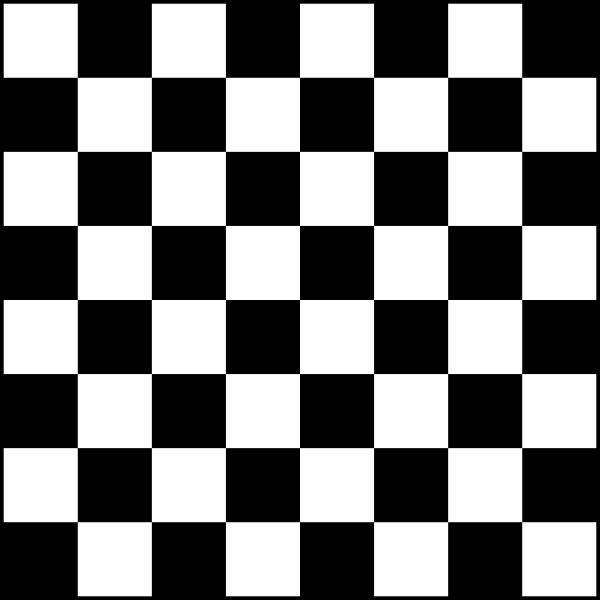
#> input picture assets/chessboard.png, 1200 x 1200 px (shown at 1/2 size)
$ python tut6.py
#> lines starting #> are read from the running program, lines starting #| are printed output that depends on the picture; after the words box and inside, x2 and y2 are one past the last pixel; in counts of white or black regions, pixels touching at a corner belong together
import numpy as np
import cv2

img = cv2.imread('assets/chessboard.png')
#> img is the input picture: shape (1200, 1200, 3); min 0, max 255, mean 124.4
img = cv2.resize(img, (0,0), fx=0.65, fy=0.65)
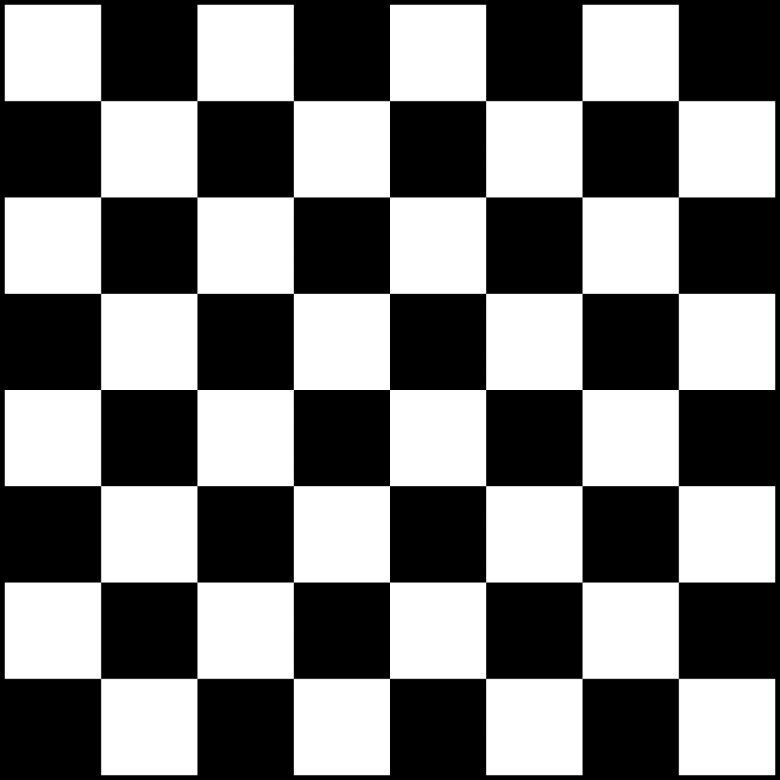
#> img: shape (780, 780, 3); min 0, max 255, mean 124.4
gray = cv2.cvtColor(img, cv2.COLOR_BGR2GRAY)

corners = cv2.goodFeaturesToTrack(gray, 100, 0.01, 15)
#> corners = 79 rows, first 8: [390, 390], [486, 390], [293, 389], [389, 486], [390, 293], [294, 485], [485, 294], [485, 485]
corners = np.int0(corners)
for corner in corners:
    x,y = corner.ravel()
    cv2.circle(img, (x,y), 5, (255,0,0), -1)
#> this loop made 79 passes
#> (x, y) on passes 1 to 12: (390, 390), (486, 390), (293, 389), (389, 486), (390, 293), (294, 485), (485, 294), (485, 485), (294, 294), (678, 390), (101, 390), (390, 678)
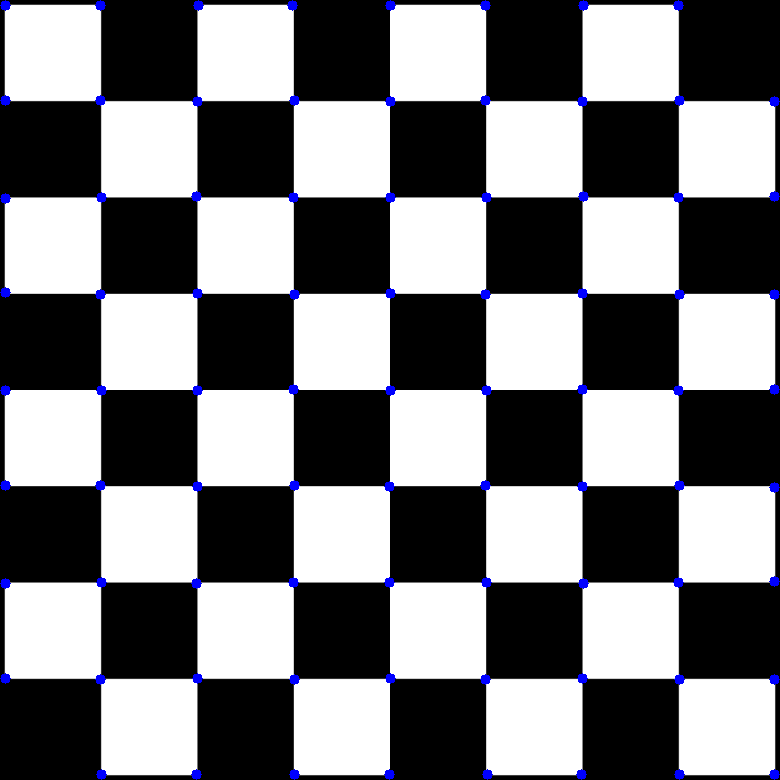
#> img: shape (780, 780, 3); 1.05% of pixels changed, all inside (x1, y1, x2, y2) = (0, 0, 780, 780)

for i in range(len(corners)):
    for j in range(i+1, len(corners)):
        corner1 = tuple(corners[i][0])
        corner2 = tuple(corners[j][0])
        color = tuple(map(lambda x:int(x), np.random.randint(0, 255, size=3)))
        cv2.line(img, corner1, corner2, color, 1)
#> this loop made 79 passes
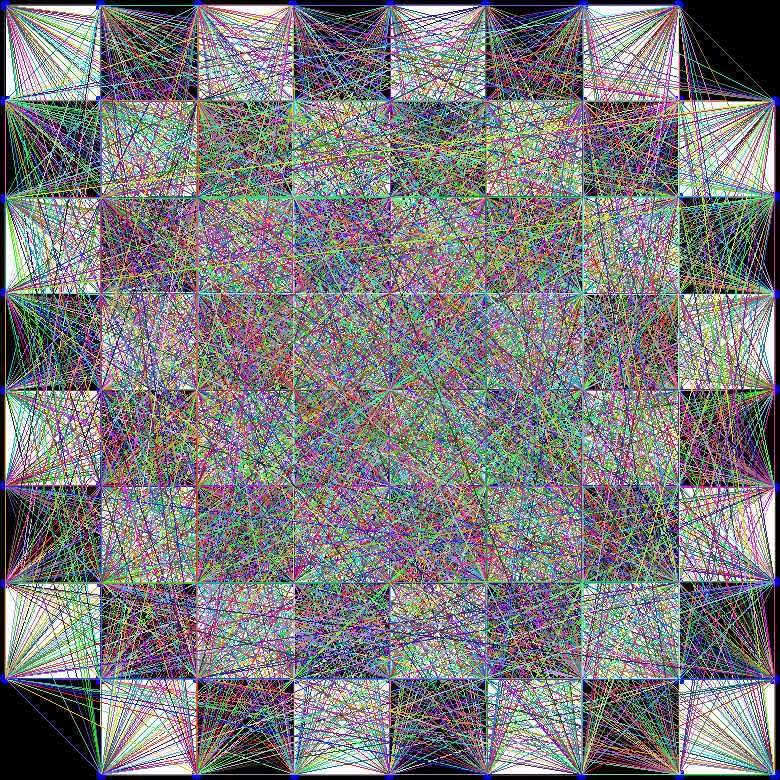
#> img: shape (780, 780, 3); mean B, G, R 125.2, 122.9, 123.8


cv2.imshow("checkers", img)
cv2.waitKey(0)
cv2.destroyAllWindows()
